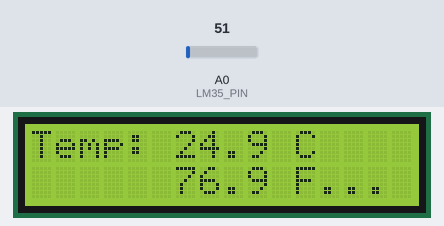
Recording of a sketch running on a simulated Arduino Uno, built with avr-gcc and run on an emulated ATmega328P. Shown: 16×2 character LCD. The inputs (shaded band) are chosen by the test bench; at power-on: A0 (LM35_PIN) = 51. What the sketch prints to the serial monitor is not drawn.

Above: at 1.7 s.
1.8 s: A0 (LM35_PIN) set to 23
At 3.3 s:
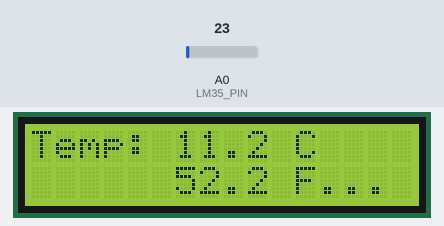
4.1 s: A0 (LM35_PIN) set to 19
At 5.5 s:
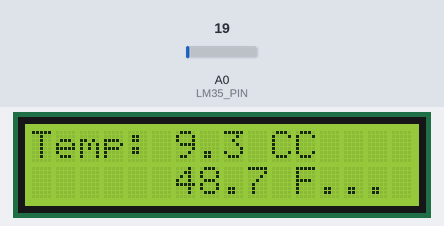
6.2 s: A0 (LM35_PIN) set to 15
At 7.6 s:
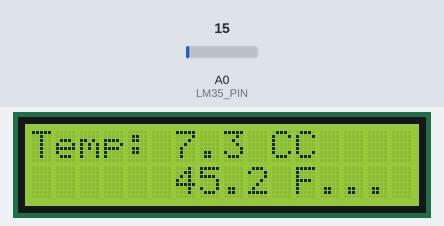
Timing chart, 0 to 9.2 s (numbered marks = the images above; inputs shaded):
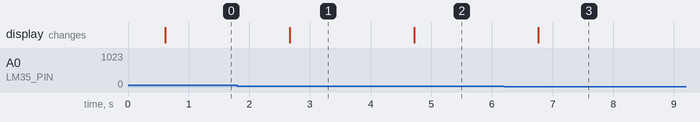

Measured:
- the behaviour switches between 21 and 20 on A0 (LM35_PIN) (found by bisection; images 1 and 2)
- after the input at 1.8 s, the display: changes after 0.87 s (image 1)
- after the input at 4.1 s, the display: changes after 0.62 s (image 2)
- after the input at 6.2 s, the display: changes after 0.56 s (image 3)

The sketch:

temperature-monitor.ino
```cpp
// Forge Demo Project — Temperature Monitor v1
// Reads an LM35 analog temperature sensor and displays
// the result on a 16x2 I²C LCD.
//
// Circuit:
//   LM35  VCC → Arduino 5V
//         OUT → Arduino A0
//         GND → Arduino GND
//   LCD   SDA → Arduino A4
//         SCL → Arduino A5
//   R1,R2     → 10kΩ pull-ups on SDA / SCL to 5V
//   R3        → 220Ω on LCD backlight anode
//   C1        → 100nF between LM35 VCC and GND

#include <Wire.h>
#include <LiquidCrystal_I2C.h>

#define LM35_PIN A0
#define LCD_ADDR 0x27
#define LCD_COLS 16
#define LCD_ROWS 2

LiquidCrystal_I2C lcd(LCD_ADDR, LCD_COLS, LCD_ROWS);

void setup() {
  Serial.begin(9600);
  Serial.println("Forge Demo — Temperature Monitor v1");

  lcd.init();
  lcd.backlight();
  lcd.setCursor(0, 0);
  lcd.print("Temp Monitor");
  lcd.setCursor(0, 1);
  lcd.print("Initializing...");
  delay(500);
}

void loop() {
  int raw = analogRead(LM35_PIN);
  float voltage = raw * (5.0 / 1023.0);
  float tempC = voltage * 100.0;
  float tempF = tempC * 9.0 / 5.0 + 32.0;

  Serial.print("Temperature: ");
  Serial.print(tempC, 1);
  Serial.print(" C / ");
  Serial.print(tempF, 1);
  Serial.println(" F");

  lcd.setCursor(0, 0);
  lcd.print("Temp: ");
  lcd.print(tempC, 1);
  lcd.print(" C");

  lcd.setCursor(0, 1);
  lcd.print("      ");
  lcd.print(tempF, 1);
  lcd.print(" F");

  delay(1000);
}
```
